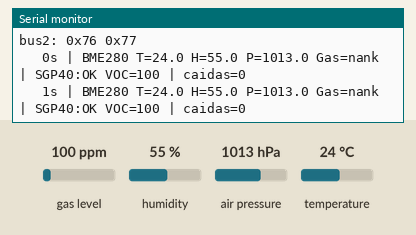
Bench run of a sketch on a simulated ESP32. On the bench: the last lines printed to the serial monitor. The inputs (shaded band) are chosen by the test bench; at power-on: gas level 100 ppm, humidity 55 %, air pressure 1013 hPa, temperature 24 °C.

Above: at 2.2 s.
2.3 s: gas level set to 20 ppm
At 3.5 s:
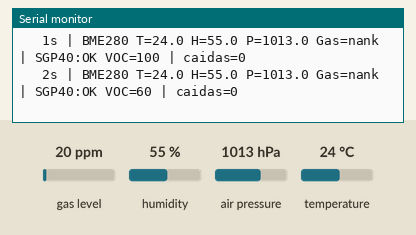
3.8 s: humidity set to 22 %
At 4.8 s:
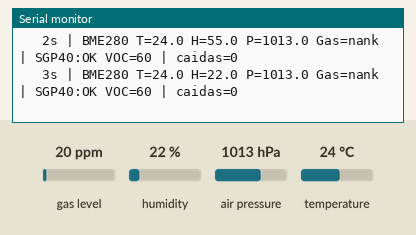
5.3 s: air pressure set to 952 hPa
At 6.6 s:
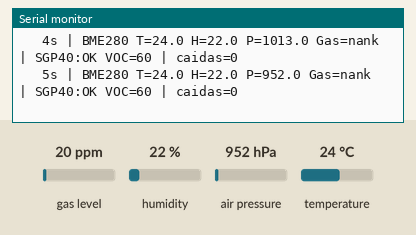
6.8 s: temperature set to 12 °C
At 11.8 s:
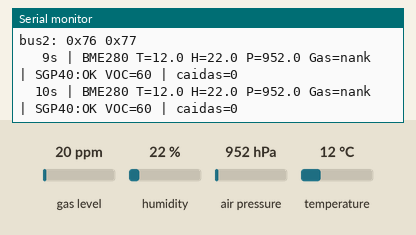
Timing chart, 0 to 13.3 s (numbered marks = the images above; inputs shaded):
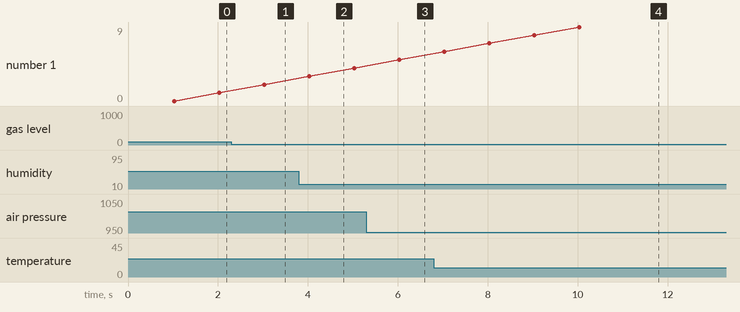

Measured:
- after the input at 2.3 s, the serial monitor: prints a new line after 0.73 s (image 1)
- after the input at 3.8 s, the serial monitor: prints a new line after 0.23 s (image 2)
- after the input at 5.3 s, the serial monitor: prints a new line after 0.73 s (image 3)
- after the input at 6.8 s, the serial monitor: prints a new line after 0.23 s (image 4)

The sketch:

prueba_sensores_i2c.ino
```cpp
// Anemo - prueba de los sensores I2C nuevos, uno a la vez
// Bus 1 (GPIO21 SDA, GPIO22 SCL): BME280, BME680 o BMP280
// Bus 2 (GPIO19 SDA, GPIO23 SCL): SGP40
// Sirve igual en la ESP32 de 38 pines y en la de 30 pines.
#include <Wire.h>
#include <Adafruit_BME280.h>
#include <Adafruit_BMP280.h>
#include <Adafruit_BME680.h>
#include <Adafruit_SGP40.h>

Adafruit_BME280 bme; Adafruit_BMP280 bmp(&Wire); Adafruit_BME680 bme680(&Wire); Adafruit_SGP40 sgp;
int tipo = 0;            // 0 nada, 1 BME280, 2 BME680, 3 BMP280
bool sgpOk = false;
uint32_t tScan = 0, tLect = 0, inicio = 0;
uint16_t caidas = 0;

void escanear(TwoWire& w, const char* nombre) {
  Serial.printf("%s:", nombre);
  for (uint8_t a = 1; a < 127; a++) { w.beginTransmission(a); if (w.endTransmission() == 0) Serial.printf(" 0x%02X", a); }
  Serial.println();
}

void iniciar() {
  tipo = 0;
  if (bme.begin(0x76, &Wire) || bme.begin(0x77, &Wire)) tipo = 1;
  else if (bme680.begin(0x77) || bme680.begin(0x76)) {
    tipo = 2; bme680.setTemperatureOversampling(BME680_OS_8X); bme680.setHumidityOversampling(BME680_OS_2X);
    bme680.setPressureOversampling(BME680_OS_4X); bme680.setIIRFilterSize(BME680_FILTER_SIZE_3); bme680.setGasHeater(320, 150);
  }
  else if (bmp.begin(0x76) || bmp.begin(0x77)) tipo = 3;
  if (!sgpOk) sgpOk = sgp.begin(&Wire1);
}

void setup() {
  Serial.begin(115200); delay(1000);
  Wire.begin(21, 22, 50000);  Wire.setTimeOut(50);
  Wire1.begin(19, 23, 50000); Wire1.setTimeOut(50);
  Serial.println("\n=== Anemo: prueba de sensores I2C ===");
  Serial.println("Esperado -> bus1: 0x76 o 0x77 (BME)   bus2: 0x59 (SGP40)");
  escanear(Wire, "bus1"); escanear(Wire1, "bus2");
  iniciar(); inicio = millis();
}

void loop() {
  if (millis() - tScan > 10000) { tScan = millis(); escanear(Wire, "bus1"); escanear(Wire1, "bus2"); }
  if (millis() - tLect < 1000) return;
  tLect = millis();
  if (tipo == 0 || !sgpOk) iniciar();

  float t = NAN, h = NAN, p = NAN, gas = NAN; int voc = -1;
  if (tipo == 1) { t = bme.readTemperature(); h = bme.readHumidity(); p = bme.readPressure() / 100.0; }
  if (tipo == 2 && bme680.performReading()) { t = bme680.temperature; h = bme680.humidity; p = bme680.pressure / 100.0; gas = bme680.gas_resistance / 1000.0; }
  if (tipo == 3) { t = bmp.readTemperature(); p = bmp.readPressure() / 100.0; }
  if (tipo && (isnan(t) || t < -20 || t > 80 || p < 300 || p > 1100)) {
    caidas++; Serial.printf("!! %s dio basura (T=%.1f P=%.1f), reintentando\n", tipo == 2 ? "BME680" : tipo == 3 ? "BMP280" : "BME280", t, p);
    tipo = 0; return;
  }
  if (sgpOk) {
    if (sgp.measureRaw(isnan(t) ? 25 : t, isnan(h) ? 50 : h) == 0) { sgpOk = false; caidas++; Serial.println("!! SGP40 dejo de responder"); }
    else voc = sgp.measureVocIndex(isnan(t) ? 25 : t, isnan(h) ? 50 : h);
  }
  const char* n = tipo == 1 ? "BME280" : tipo == 2 ? "BME680" : tipo == 3 ? "BMP280" : "------";
  Serial.printf("%4lus | %s T=%.1f H=%.1f P=%.1f Gas=%.0fk | SGP40:%s VOC=%d | caidas=%u\n",
    (millis() - inicio) / 1000, n, t, h, p, gas, sgpOk ? "OK" : "--", voc, caidas);
}
```
